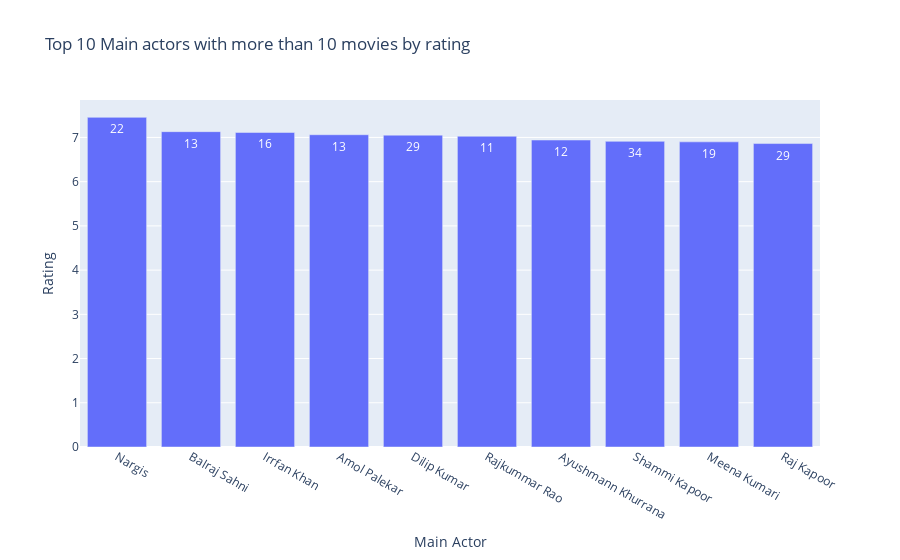

Notebook source saved alongside this figure:
### Code cell
top_10_actors1 = top_10_rating("Actor 1")

iplot(px.bar(data_frame=top_10_actors1,x="Actor 1",y="mean",text="count",\
    labels = {'Actor 1':'Main Actor','mean':'Rating','count':'Number of movies'},\
             title="Top 10 Main actors with more than 10 movies by rating"))

### Figure 1 — Plotly figure (JSON) as saved in the notebook; plotly's stock layout.template omitted (floating-point values rounded to 4 significant figures)
{"data": [{"alignmentgroup": "True", "hovertemplate": "Main Actor=%{x}<br>Rating=%{y}<br>Number of movies=%{text}<extra></extra>", "legendgroup": "", "marker": {"color": "#636efa", "pattern": {"shape": ""}}, "name": "", "offsetgroup": "", "orientation": "v", "showlegend": false, "text": [22, 13, 16, 13, 29, 11, 12, 34, 19, 29], "textposition": "auto", "type": "bar", "x": ["Nargis", "Balraj Sahni", "Irrfan Khan", "Amol Palekar", "Dilip Kumar", "Rajkummar Rao", "Ayushmann Khurrana", "Shammi Kapoor", "Meena Kumari", "Raj Kapoor"], "xaxis": "x", "y": [7.455, 7.131, 7.112, 7.062, 7.052, 7.027, 6.942, 6.912, 6.9, 6.862], "yaxis": "y"}], "layout": {"barmode": "relative", "legend": {"tracegroupgap": 0}, "title": {"text": "Top 10 Main actors with more than 10 movies by rating"}, "xaxis": {"anchor": "y", "domain": [0, 1], "title": {"text": "Main Actor"}}, "yaxis": {"anchor": "x", "domain": [0, 1], "title": {"text": "Rating"}}}}
